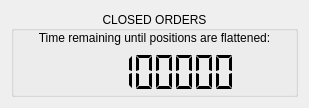
<?xml version="1.0" encoding="UTF-8"?>
<ui version="4.0">
 <class>RiskTimerDialog</class>
 <widget class="QWidget" name="RiskTimerDialog">
  <property name="geometry">
   <rect>
    <x>0</x>
    <y>0</y>
    <width>309</width>
    <height>108</height>
   </rect>
  </property>
  <property name="windowTitle">
   <string>Risk Timer</string>
  </property>
  <layout class="QVBoxLayout" name="verticalLayout">
   <item>
    <widget class="QGroupBox" name="m_remainingTimeGroup">
     <property name="title">
      <string>CLOSED ORDERS</string>
     </property>
     <property name="alignment">
      <set>Qt::AlignCenter</set>
     </property>
     <property name="flat">
      <bool>false</bool>
     </property>
     <property name="checkable">
      <bool>false</bool>
     </property>
     <layout class="QVBoxLayout" name="verticalLayout_2" stretch="0,1">
      <property name="spacing">
       <number>6</number>
      </property>
      <property name="leftMargin">
       <number>0</number>
      </property>
      <property name="topMargin">
       <number>0</number>
      </property>
      <property name="rightMargin">
       <number>0</number>
      </property>
      <property name="bottomMargin">
       <number>0</number>
      </property>
      <item>
       <widget class="QLabel" name="m_descriptionLabel">
        <property name="text">
         <string>Time remaining until positions are flattened:</string>
        </property>
        <property name="alignment">
         <set>Qt::AlignCenter</set>
        </property>
       </widget>
      </item>
      <item>
       <widget class="QLCDNumber" name="m_remainingTimeCounter">
        <property name="frameShape">
         <enum>QFrame::NoFrame</enum>
        </property>
        <property name="frameShadow">
         <enum>QFrame::Plain</enum>
        </property>
        <property name="smallDecimalPoint">
         <bool>false</bool>
        </property>
        <property name="digitCount">
         <number>8</number>
        </property>
        <property name="segmentStyle">
         <enum>QLCDNumber::Flat</enum>
        </property>
        <property name="value" stdset="0">
         <double>99999999.000000000000000</double>
        </property>
        <property name="intValue" stdset="0">
         <number>99999999</number>
        </property>
       </widget>
      </item>
     </layout>
    </widget>
   </item>
  </layout>
 </widget>
 <resources/>
 <connections/>
</ui>
